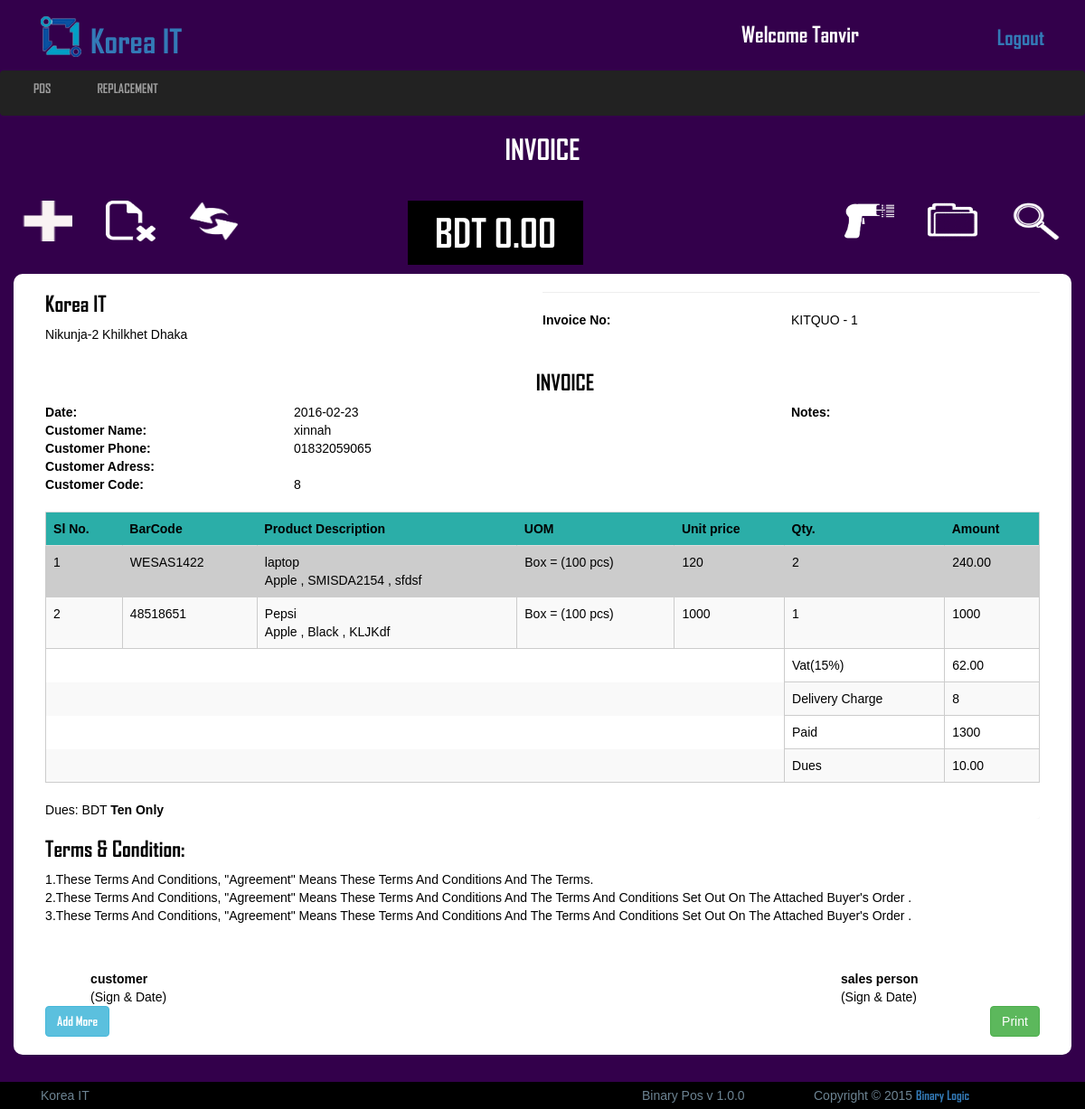
Page /view/view_invoice_pos.php?id=22 (signed in) on the committed database.
### tables this page shows
CREATE TABLE `logo_section` (
  `id` int(11) NOT NULL,
  `image` varchar(255) NOT NULL,
  `name` varchar(100) NOT NULL
);

CREATE TABLE `invoice` (
  `id` int(255) NOT NULL,
  `invoice_date` date NOT NULL,
  `customer_id` int(255) NOT NULL,
  `invoice_no` varchar(20) NOT NULL,
  `notes` varchar(255) NOT NULL,
  `barcode` varchar(250) NOT NULL,
  `product_description` text NOT NULL,
  `uom` text NOT NULL,
  `cost_per_unit` varchar(1000) NOT NULL,
  `price` varchar(1000) NOT NULL,
  `quantity` varchar(1000) NOT NULL,
  `cost_amount` varchar(255) NOT NULL,
  `amount` varchar(1000) NOT NULL,
  `vat` varchar(1000) NOT NULL,
  `delivery_charge` varchar(50) NOT NULL,
  `total` varchar(50) NOT NULL,
  `paid` varchar(50) NOT NULL,
  `due` varchar(50) NOT NULL
);

CREATE TABLE `customer` (
  `customer_id` int(255) NOT NULL,
  `customer_name` varchar(30) NOT NULL,
  `customer_phone` varchar(15) NOT NULL,
  `customer_address` varchar(200) NOT NULL,
  `contact_person` varchar(100) NOT NULL,
  `contact_person_no` varchar(50) NOT NULL,
  `customer_balance` varchar(100) NOT NULL,
  `customer_payment_due` varchar(1000) NOT NULL
);

CREATE TABLE `inventory` (
  `sl_no` int(255) NOT NULL,
  `barcode` varchar(50) NOT NULL,
  `product_name` varchar(50) NOT NULL,
  `category` varchar(50) NOT NULL,
  `product_code` varchar(50) NOT NULL,
  `brand` varchar(50) DEFAULT NULL,
  `model` varchar(50) DEFAULT NULL,
  `specification` varchar(250) DEFAULT NULL,
  `uom` varchar(50) DEFAULT NULL,
  `purchase_cost_per_unit` varchar(100) NOT NULL,
  `sales_price_per_unit` varchar(100) NOT NULL,
  `warehouse_stock` varchar(25) NOT NULL,
  `shop_stock` varchar(25) NOT NULL,
  `total_stock` varchar(25) NOT NULL,
  `stock_value_on_purchase` varchar(100) NOT NULL,
  `stock_value` varchar(100) NOT NULL,
  `stock_value_on_sale` varchar(100) NOT NULL,
  `purchase_order_ref` varchar(100) NOT NULL,
  `added_by` varchar(50) DEFAULT NULL
);

CREATE TABLE `terms_condition` (
  `id` int(11) NOT NULL,
  `invoice` text NOT NULL,
  `quotation` text NOT NULL,
  `sales` text NOT NULL,
  `delivery_receipt` text NOT NULL
);

### src/Invoice/Invoice.php (called while the page is built, shortened)
<?php
class Invoice extends Model{
  public function show_single_invoice($id = null){
      $this->table = "invoice";
      $query = "SELECT * FROM {$this->table} WHERE id = {$id}";
      $result = mysqli_query($this->connection,$query);
      $invoice_no_fetch = mysqli_fetch_object($result);
      return $invoice_no_fetch;
  }
  public function show_customer($id = null){
      $this->table = "customer";
      $query = "SELECT * FROM {$this->table} WHERE `customer_id` = '{$id}'";
      $result = mysqli_query($this->connection,$query);
      $customer_no_fetch = mysqli_fetch_object($result);
      return $customer_no_fetch;
  }
}

### src/Model/Model.php (called while the page is built, shortened)
<?php
abstract class Model{
    public function __construct(){
        $this->connection = mysqli_connect("localhost","root","","pos");
    }
}

### src/Inventory/Inventory.php (called while the page is built, shortened)
<?php
class Inventory extends Model{
	public function show_single_inventory_item($str = null){
		$this->table = "inventory";
		$query = "SELECT * FROM {$this->table} WHERE `product_name` = '{$str}'";
		$result = mysqli_query($this->connection,$query);
		$inventory_item_no_fetch = mysqli_fetch_object($result);
		return $inventory_item_no_fetch;
	}
}

### view/view_invoice_pos.php (the view, shortened to what this page needs)
<?php
  	$invoices = new Invoice;
  	$inventory = new Inventory;
  	if(isset($_GET["id"])){
  		$id = $_GET["id"];
  		$invoice = $invoices->show_single_invoice($id);
  		$customer = $invoices->show_customer($invoice->customer_id);
  	}
?>
	<?php include('includes/all_link_body.php'); ?>
<link rel="stylesheet" type="text/css" href="css/print.css">
<header class="header_section">
	<div class="container">
		<div class="row">
			<div class="col-md-12">
				<?php include('includes/header_top.php'); ?>
			</div>
		</div>
	</div>
	<?php include('includes/main_nav.php'); ?>
	<div class="conainer">
		<div class="row">
			<div class="col-md-12">
				<div class="sales_point">
					<h2>invoice</h2>
				</div>
				<div class="navbar navbar-default" role="navigation">
				  <div class="container">
				    <div class="collapse navbar-collapse no_padding" id="bs-example-navbar-collapse-1">
				      <ul class="nav navbar-nav">
				        <li class=""><a href="add_invoice.php" data-toggle="tooltip" data-placement="bottom" title="Add"><img src="img/icon/add.png"> </a></li>
				        <li class=""><a href="#" data-toggle="tooltip" data-placement="bottom" title="Delete"><img src="img/icon/Files-Delete-File-icon.png"></a></li>
				        <li class=""><a href="replacement.php" data-toggle="tooltip" data-placement="bottom" title="Replacement"><img src="img/icon/refresh-icon.png"></a></li>
				        <li><h3 class="bdt_price">BDT <p class="navbar_total_price" name="spTotalPrice"><b><output id="total5" for="change">0</output></b></p>.00</h3></li>
				      </ul>
				      <ul class="nav navbar-nav navbar-right">
				        <li>
				            <img src="img/icon/barcode-scanner_318-47243.png" class="barcode fa fa-search barcode-btn">
				        </li>
				        <li class=""><a href="#" data-toggle="tooltip" data-placement="bottom" title="View"><img src="img/icon/86-Folder-512.png"></a></li>
				        <li>
				            <img src="img/icon/search.png" class="search fa fa-search search-btn">
				        </li>
				      </ul>
				    </div>
				  </div>
				</div>
			</div>
		</div>
	</div>
</header>
<section class="view_container_content">
	<div class="container" style="background:#fff;border-radius: 10px;">
		<div class="row">
			<div class="col-md-12 no_padding">
				<div class="all_page">
					<div id="print">
						<div class="logo_section">
							<div class="logo_left">
								<h3>Korea IT</h3>
								<p style="margin-bottom:10px;">Nikunja-2 Khilkhet Dhaka</p>
							</div><hr>
							<div class="invoice_right">
								<div class="in_no">
									<p class="left"><b>Invoice No:</b></p>
									<p class="right">KITQUO - <?php if(isset($invoice->invoice_no)){ echo $invoice->invoice_no;}; ?></p>
								</div>
							</div>
						</div>
						<div class="address_section">
							<h3 class="pull_center">Invoice</h3>
							<div class="left_section">
								<div class="cus_date">
									<p class="left"><b>Date:</b></p>
									<p class="right"><?php if(isset($invoice->invoice_date)){ echo $invoice->invoice_date;}; ?></p>
								</div>
								<div class="cus_name">
									<p class="left"><b>Customer Name:</b></p>
									<p class="right"><?php if(isset($customer->customer_name)){ echo $customer->customer_name;} ?></p>
								</div>
								<div class="cus_phone">
									<p class="left"><b>Customer Phone:</b></p>
									<p class="right"><?php if(isset($customer->customer_phone)){ echo $customer->customer_phone;} ?></p>
								</div>
								<div class="cus_address">
									<p class="left"><b>Customer Adress:</b></p>
									<p class="right"><?php if(isset($customer->customer_address)){ echo $customer->customer_address;} ?>&nbsp;</p>
								</div>
								<div class="cus_code">
									<p class="left"><b>Customer Code:</b></p>
									<p class="right"><?php if(isset($customer->customer_id)){ echo $customer->customer_id;} ?></p>
								</div>
							</div>
							<div class="right_section">
								<div class="notes">
									<p><b>Notes:</b></p>
								</div>
							</div>
						</div>
						<div class="table_section" id="table">
							<div class="panel panel-info no_margin"style="border:0;">
							  <div class="panel-body no_padding">
							    <div class="table-responsive">
								  <table class="table table-striped">
								    <tr class="first_row" style="background: #2BAEA8;">
								    	<th>Sl No.</th>
								    	<th>BarCode</th>
								    	<th>Product Description</th>
								    	<th>UOM</th>
								    	<th>Unit price</th>
								    	<th>Qty.</th>
								    	<th>Amount</th>
								    </tr>
								    <?php
								    	if(isset($invoice->barcode)){
											$barcode = explode(",", $invoice->barcode);
								    	}
								    	if(isset($invoice->product_description)){
											$product_description = explode(",", $invoice->product_description);
										}
								    	if(isset($invoice->uom)){
											$uom = explode(",", $invoice->uom);
								    	}
								    	if(isset($invoice->price)){
											$price = explode(",", $invoice->price);
								    	}
								    	if(isset($invoice->quantity)){
											$quantity = explode(",", $invoice->quantity);
								    	}
								    	if(isset($invoice->amount)){
											$amount = explode(",", $invoice->amount);
								    	}
								    	if(isset($product_description)){
								    		$item = count($product_description);
								    		$sl = 1;
								    		for ($i=0; $i < $item ; $i++) {
											    echo"<tr class=\"nts\">";
											    echo"<td>".$sl++."</td>";
								    			echo "<td>".$barcode[$i]."</td>";
								    				$str = trim($product_description[$i]);
									    			$inventory_item = $inventory->show_single_inventory_item($str);
								    			$output = "<td>".$product_description[$i]." <br>";
								    			if(!empty($inventory_item->brand)){
								    				$output .= $inventory_item->brand;
								    			}
								    			if(!empty($inventory_item->model)){
								    				$output .= " , ".$inventory_item->model;
								    			}
								    			if(!empty($inventory_item->specification)){
								    				$output .= " , ".$inventory_item->specification;
								    			}
								    			$output .= "</td>";
								    			echo $output;
								    			echo "<td>".$uom[$i]."</td>";
								    			echo "<td>".$price[$i]."</td>";
								    			echo "<td>".$quantity[$i]."</td>";
								    			echo "<td>".$amount[$i]."</td>";
								    			echo "</tr>";
								    		}
								    	}
								    	 ?>
								    <tr>
								    	<td colspan="5"style="border: 0 !important;"></td>
								    	<td colspan="1">Vat(15%)</td>
								    	<td colspan="1"><?php if(isset($invoice->vat)){ echo $invoice->vat;}; ?></td>
								    </tr>
								    <tr>
								    	<td colspan="5"style="border: 0 !important;"></td>
								    	<td colspan="1">Delivery Charge</td>
								    	<td colspan="1"><?php if(isset($invoice->delivery_charge)){ echo $invoice->delivery_charge;}; ?></td>
								    </tr>
								    <tr>
								    	<td colspan="5"style="border: 0 !important;"></td>
								    	<td colspan="1">Paid</td>
								    	<td colspan="1"><?php if(isset($invoice->paid)){ echo $invoice->paid;}; ?></td>
								    </tr>
								    <tr>
								    	<td colspan="5"style="border: 0 !important;"></td>
								    	<td colspan="1">Dues</td>
								    	<td><?php if(isset($invoice->due)){ echo $invoice->due;}; ?></td>
								    </tr>
								  </table>
								</div>
								<p>Dues:
								BDT
									<b></b>
								</p>
							  </div>
							</div>
						</div>
						<div class="condition_section">
							<h3>Terms & Condition:</h3>
							<?php
							  	$startement = $db->prepare("SELECT * FROM terms_condition WHERE id=1");
							  	$startement->execute();
							  	$result = $startement->fetchAll(PDO::FETCH_ASSOC);
							  	foreach ($result as $row)
							  		$invoice = $row['invoice'];
							  	echo $invoice;
							   ?>
						</div>
						<div class="signer_section">
							<div class="left_signer_customer pull_left">
								<b>customer</b><br>(Sign & Date)
							</div>
							<div class="right_signer_sales pull_right">
								<b>sales person</b><br>(Sign & Date)
							</div>
						</div>
					</div>
						<div class="bottom_section">
							<a href="welcome.php"><input class="btn btn-info pull-left" type="submit" value="Add More" name=""></a>
							<button class="btn btn-success pull-right"name="confirm_invoice" onclick="printDiv('print')">Print
							</button>
						</div>
				</div>
			</div>
		</div>
	</div>
</section>
	<?php include('includes/footer.php'); ?>

### view/includes/header_top.php (shortened to what this page needs)
<?php include('config.php'); ?>
<div class="header_top">
	<div class="col-md-8">
		<?php
		 	$startement = $db->prepare("SELECT * FROM logo_section WHERE id=1");
		 	$startement->execute();
		 	$result = $startement->fetchAll(PDO::FETCH_ASSOC);
		 	foreach ($result as $row) {
		 		$image = $row['image'];
		 		$name = $row['name'];
		 	}
		  ?>
		<a href="#"><img src="uploads/logo/<?php echo $image; ?>" alt="logo"><h1> <?php echo $name; ?></h1></a>
	</div>
	<div class="col-md-4">
		<ul class="header_top_aside">
			<li><h3>welcome <?php if(isset($_SESSION["username"])){echo $_SESSION["username"];} ?></h3></li>
			<li style="float:right"><a href="index.php">Logout</a></li>
		</ul>
	</div>
</div>

### rows in the picture
logo_section: image (picture), name "Korea IT"
invoice: invoice_no "1", invoice_date "2016-02-23", barcode "WESAS1422", product_description "laptop", uom "Box = (100 pcs)", price "120", quantity "2", amount "240.00", barcode "48518651", product_description "Pepsi", price "1000", quantity "1", amount "1000", vat "62.00", delivery_charge "8", paid "1300", due "10.00"
customer: customer_name "xinnah", customer_phone "01832059065", customer_id "8"
inventory: output "Apple , SMISDA2154 , sfdsf"
inventory: output "Apple , Black , KLJKdf"
terms_condition: invoice "1.These Terms And Conditions, \"Agreement\" Means These Terms And Conditions And The Terms. 2.These Terms And Conditions, \"Agreement\" Means These Terms And Conditions And The Terms And Conditions Set Out On The Attached Buyer's Order . 3.These Terms And Conditions, \"Agreement\" Means These Terms And Conditions And The Terms And Conditions Set Out On The Attached Buyer's Order ."

### other values in the picture
$_SESSION["username"] "Tanvir"
